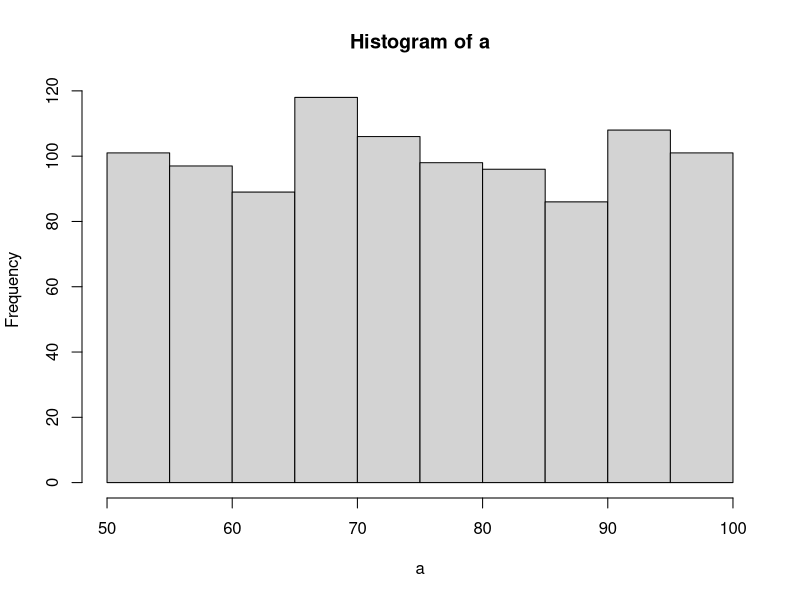
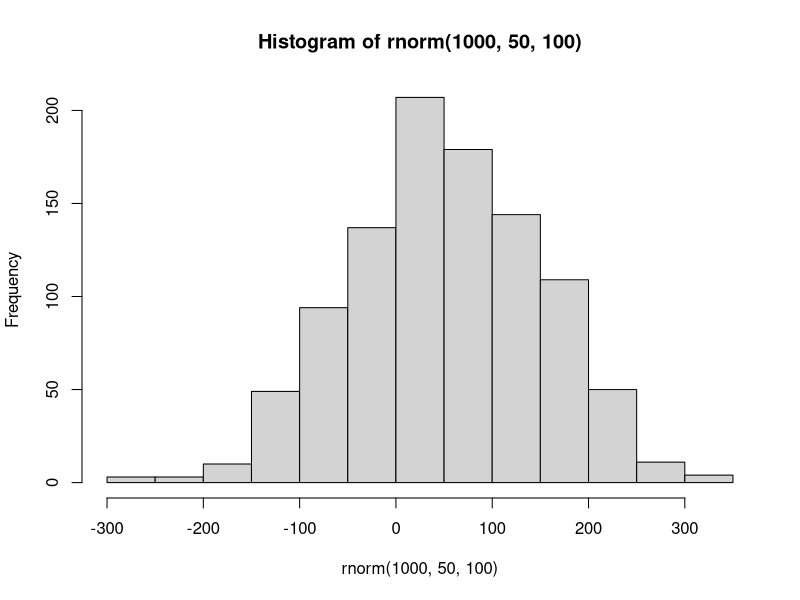
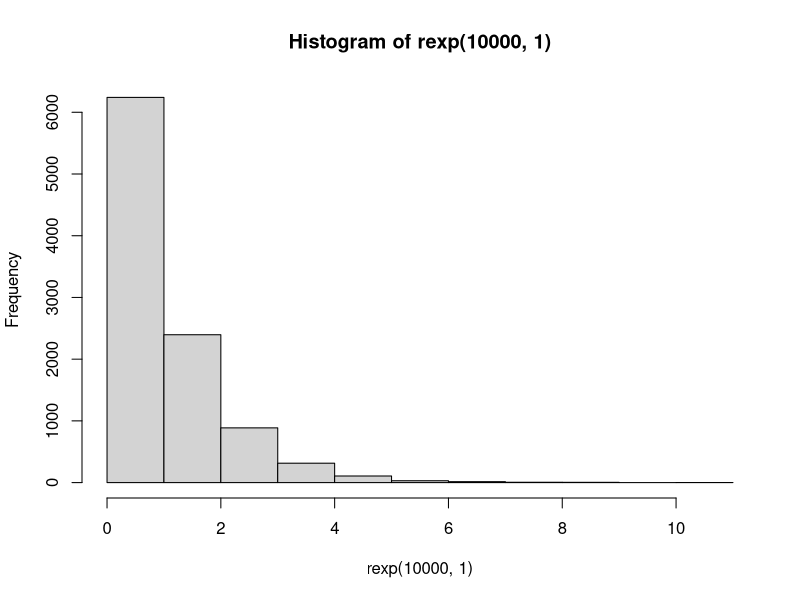
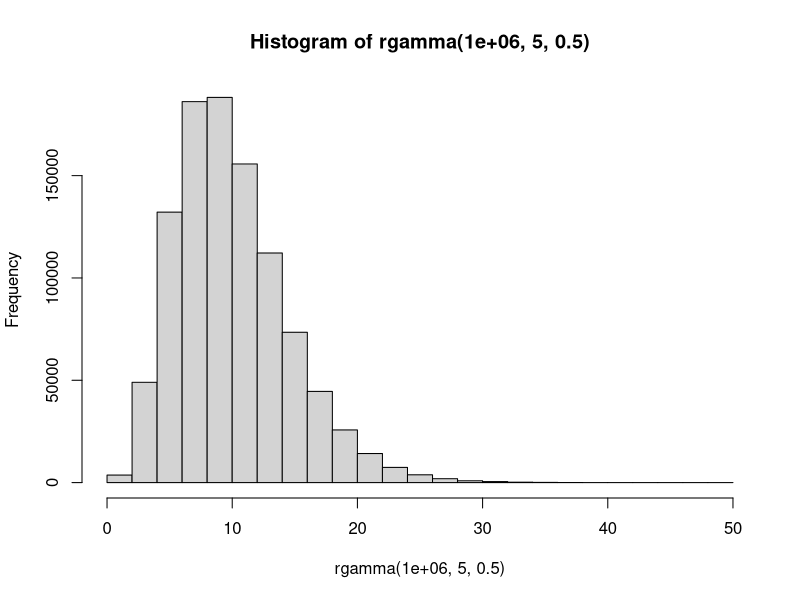
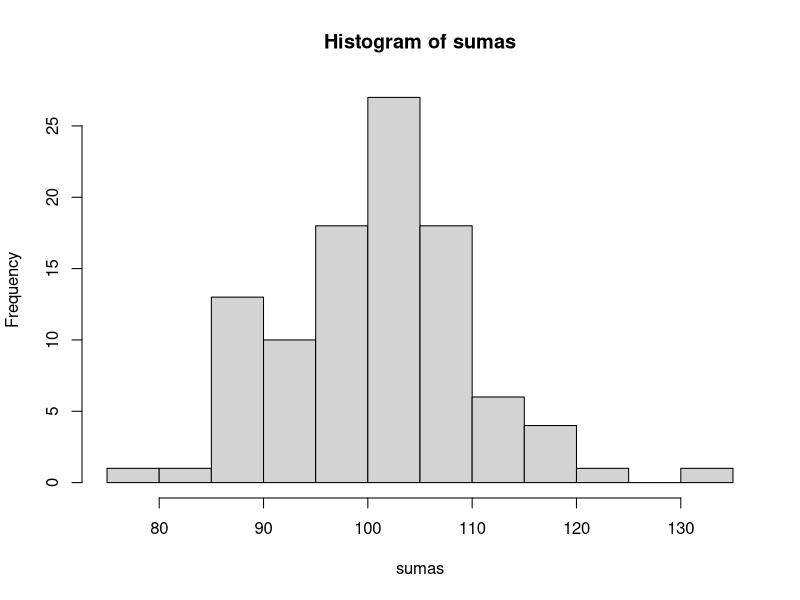
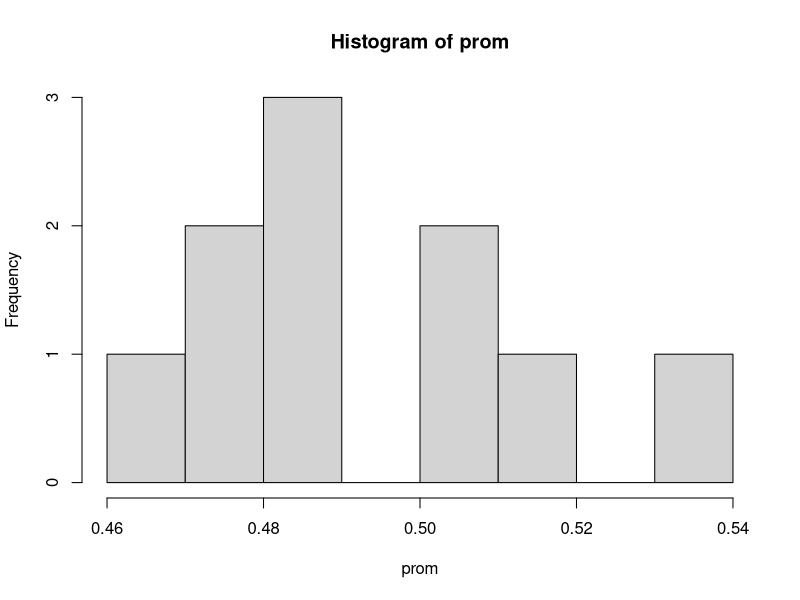

Here is the R script that generated these plots, in order:
#Teorema del limite central

a <- runif(1000,50,100)
hist(a)
hist(rnorm(1000,50,100))
hist(rexp(10000,1))
hist(rgamma(1000000,5,0.5))

n <- 100
sumas <- vector("numeric",n)
for(i in 1:n){
  sumas[i] <- sum(rexp(n),1)
}
hist(sumas)

a <- 100
b <- 10
prom <- sapply(lapply(rep(a,b), runif), mean)
hist(prom)